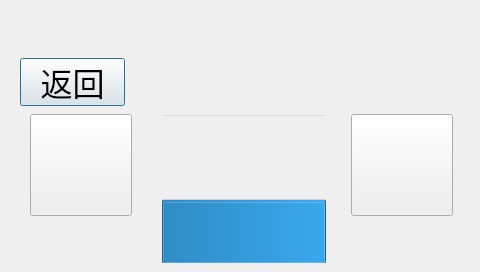
<?xml version="1.0" encoding="UTF-8"?>
<ui version="4.0">
 <class>VolumeDialog</class>
 <widget class="QDialog" name="VolumeDialog">
  <property name="geometry">
   <rect>
    <x>0</x>
    <y>0</y>
    <width>480</width>
    <height>272</height>
   </rect>
  </property>
  <property name="windowTitle">
   <string>Dialog</string>
  </property>
  <widget class="QPushButton" name="ReturnButton">
   <property name="geometry">
    <rect>
     <x>20</x>
     <y>58</y>
     <width>105</width>
     <height>48</height>
    </rect>
   </property>
   <property name="font">
    <font>
     <pointsize>24</pointsize>
    </font>
   </property>
   <property name="styleSheet">
    <string notr="true">background-image: url(:/new/picture/setting_interface/Rectangle 252.png);</string>
   </property>
   <property name="text">
    <string>返回</string>
   </property>
   <property name="icon">
    <iconset resource="picture.qrc">
     <normaloff>:/new/picture/setting_interface/return.png</normaloff>:/new/picture/setting_interface/return.png</iconset>
   </property>
   <property name="iconSize">
    <size>
     <width>21</width>
     <height>14</height>
    </size>
   </property>
  </widget>
  <widget class="QLabel" name="Volume_1">
   <property name="geometry">
    <rect>
     <x>160</x>
     <y>114</y>
     <width>164</width>
     <height>150</height>
    </rect>
   </property>
   <property name="styleSheet">
    <string notr="true">background-image: url(:/new/picture/setting_interface/volume1.png);</string>
   </property>
   <property name="text">
    <string/>
   </property>
  </widget>
  <widget class="QLabel" name="Volume_2">
   <property name="geometry">
    <rect>
     <x>161</x>
     <y>114</y>
     <width>164</width>
     <height>150</height>
    </rect>
   </property>
   <property name="styleSheet">
    <string notr="true"/>
   </property>
   <property name="text">
    <string/>
   </property>
   <property name="pixmap">
    <pixmap resource="picture.qrc">:/new/picture/setting_interface/volume3.png</pixmap>
   </property>
   <property name="scaledContents">
    <bool>true</bool>
   </property>
  </widget>
  <widget class="QProgressBar" name="Volume_Bar">
   <property name="geometry">
    <rect>
     <x>162</x>
     <y>114</y>
     <width>164</width>
     <height>150</height>
    </rect>
   </property>
   <property name="font">
    <font>
     <pointsize>64</pointsize>
    </font>
   </property>
   <property name="layoutDirection">
    <enum>Qt::LeftToRight</enum>
   </property>
   <property name="styleSheet">
    <string notr="true">background-color: rgba(255, 255, 255, 0);
background-color: rgba(255, 255, 255, 0);</string>
   </property>
   <property name="value">
    <number>40</number>
   </property>
   <property name="alignment">
    <set>Qt::AlignHCenter|Qt::AlignTop</set>
   </property>
   <property name="textVisible">
    <bool>false</bool>
   </property>
   <property name="orientation">
    <enum>Qt::Vertical</enum>
   </property>
   <property name="textDirection">
    <enum>QProgressBar::TopToBottom</enum>
   </property>
   <property name="format">
    <string>%p</string>
   </property>
  </widget>
  <widget class="QLabel" name="label">
   <property name="geometry">
    <rect>
     <x>213</x>
     <y>10</y>
     <width>64</width>
     <height>39</height>
    </rect>
   </property>
   <property name="text">
    <string/>
   </property>
   <property name="pixmap">
    <pixmap resource="picture.qrc">:/new/picture/setting_interface/Volume.png</pixmap>
   </property>
   <property name="scaledContents">
    <bool>false</bool>
   </property>
  </widget>
  <widget class="QPushButton" name="Btn_low">
   <property name="geometry">
    <rect>
     <x>351</x>
     <y>114</y>
     <width>102</width>
     <height>102</height>
    </rect>
   </property>
   <property name="text">
    <string/>
   </property>
   <property name="icon">
    <iconset resource="picture.qrc">
     <normaloff>:/new/picture/setting_interface/Vol_low.png</normaloff>:/new/picture/setting_interface/Vol_low.png</iconset>
   </property>
   <property name="iconSize">
    <size>
     <width>102</width>
     <height>102</height>
    </size>
   </property>
  </widget>
  <widget class="QPushButton" name="Btn_high">
   <property name="geometry">
    <rect>
     <x>30</x>
     <y>114</y>
     <width>102</width>
     <height>102</height>
    </rect>
   </property>
   <property name="text">
    <string/>
   </property>
   <property name="icon">
    <iconset resource="picture.qrc">
     <normaloff>:/new/picture/setting_interface/Vol_high.png</normaloff>:/new/picture/setting_interface/Vol_high.png</iconset>
   </property>
   <property name="iconSize">
    <size>
     <width>102</width>
     <height>102</height>
    </size>
   </property>
  </widget>
  <widget class="QLabel" name="textlabel">
   <property name="geometry">
    <rect>
     <x>186</x>
     <y>105</y>
     <width>111</width>
     <height>111</height>
    </rect>
   </property>
   <property name="text">
    <string/>
   </property>
  </widget>
  <zorder>Volume_1</zorder>
  <zorder>Volume_Bar</zorder>
  <zorder>ReturnButton</zorder>
  <zorder>label</zorder>
  <zorder>Btn_low</zorder>
  <zorder>Btn_high</zorder>
  <zorder>textlabel</zorder>
  <zorder>Volume_2</zorder>
 </widget>
 <resources>
  <include location="picture.qrc"/>
 </resources>
 <connections>
  <connection>
   <sender>ReturnButton</sender>
   <signal>clicked()</signal>
   <receiver>VolumeDialog</receiver>
   <slot>close()</slot>
   <hints>
    <hint type="sourcelabel">
     <x>72</x>
     <y>81</y>
    </hint>
    <hint type="destinationlabel">
     <x>239</x>
     <y>135</y>
    </hint>
   </hints>
  </connection>
 </connections>
</ui>
